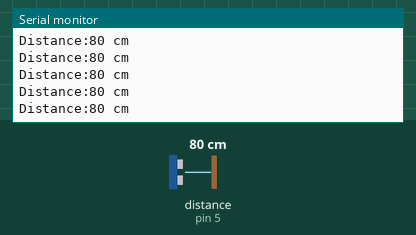
Simulated run of this sketch. Board: Arduino Uno, built with avr-gcc and run on an emulated ATmega328P. Parts: the last lines printed to the serial monitor. Wiring (inferred from the names in the program): ultrasonic range finder: trigger pin 4; echo pin 5. The test bench sets the inputs (shaded band); at power-on: distance to the obstacle (sensor on pin 5) 80 cm. The echo pulse lasts 58.3 µs per cm.

Above: at 6.2 s.
6.3 s: distance to the obstacle (sensor on pin 5) set to 2 cm
At 6.38 s:
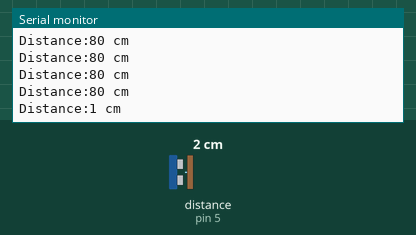
9.3 s: distance to the obstacle (sensor on pin 5) set to 4 cm
At 9.3 s:
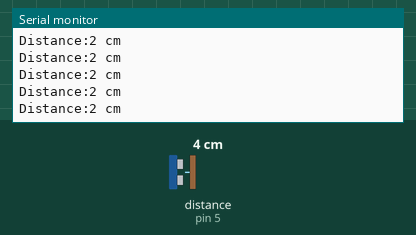
10.8 s: distance to the obstacle (sensor on pin 5) set to 35 cm
At 10.81 s:
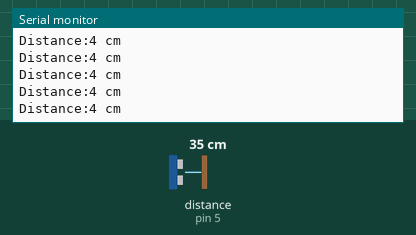
Timing chart, 0 to 13.8 s (numbered marks = the images above; inputs shaded):
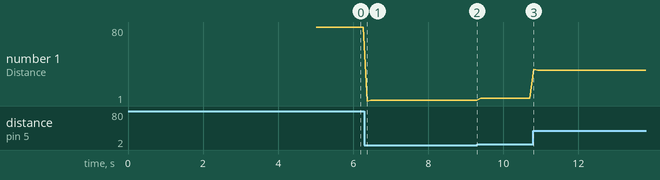

Measured:
- after the input at 6.3 s, the serial monitor: prints a new line after 0.07 s (image 1)
- plotted number 1: 80 → 2 after the input at 6.3 s, 2 → 4 after the input at 9.3 s, 4 → 34 after the input at 10.8 s

The sketch:

Arduino_JSN-SR04T_Test.ino
```cpp
/*
 * This sketch is used to test a SR04-M2 board
 *
 * According to documentation it uses the same interface as JSN-SR04T
 *
 */

//
const unsigned int TRIG_PIN=4; // RX
const unsigned int ECHO_PIN=5; // TX


// Use 9600 Baud for Serial output
const unsigned int BAUD_RATE=9600;

// JSN-SR04T SR04-M2 needs an inverted signal
#define TRIGGER_LOW HIGH
#define TRIGGER_HIGH LOW

void setup() {
  pinMode(TRIG_PIN, OUTPUT);
  pinMode(ECHO_PIN, INPUT);
  Serial.begin(BAUD_RATE);
  delay(5000) ;
  Serial.println("starting") ;
}

void loop() {
  digitalWrite(TRIG_PIN, TRIGGER_LOW);
  delayMicroseconds(2);
  digitalWrite(TRIG_PIN, TRIGGER_HIGH);
  delayMicroseconds(10);
  digitalWrite(TRIG_PIN, TRIGGER_LOW);

  const unsigned long duration= pulseIn(ECHO_PIN, HIGH);
  int distance= duration/29/2;
  if(duration==0){
    Serial.println("Warning: no pulse from sensor");
  } else {
    Serial.print("Distance:");
    Serial.print(distance);
    Serial.println(" cm");
  }
  delay(100);
}
```
